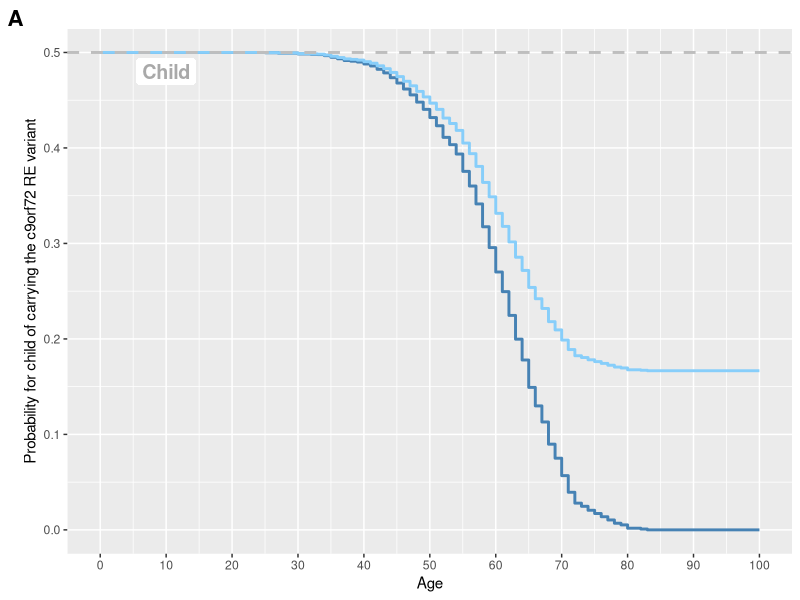
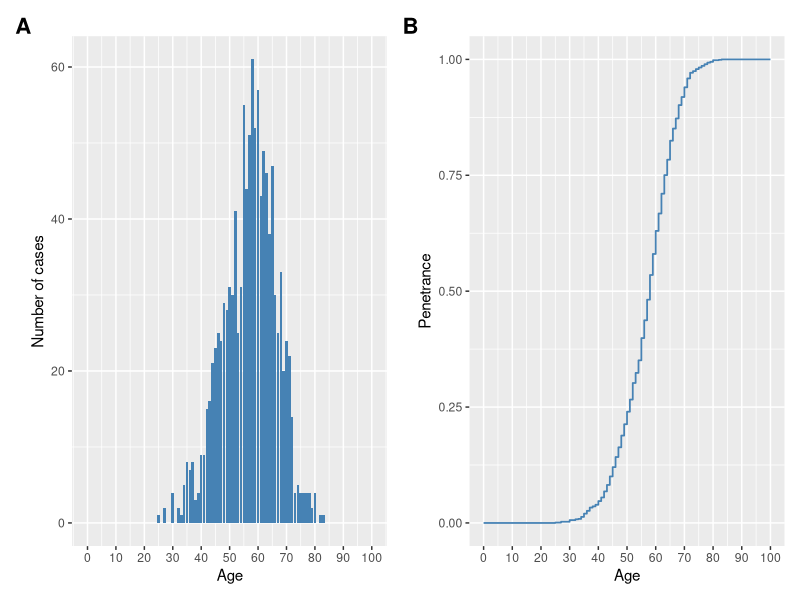
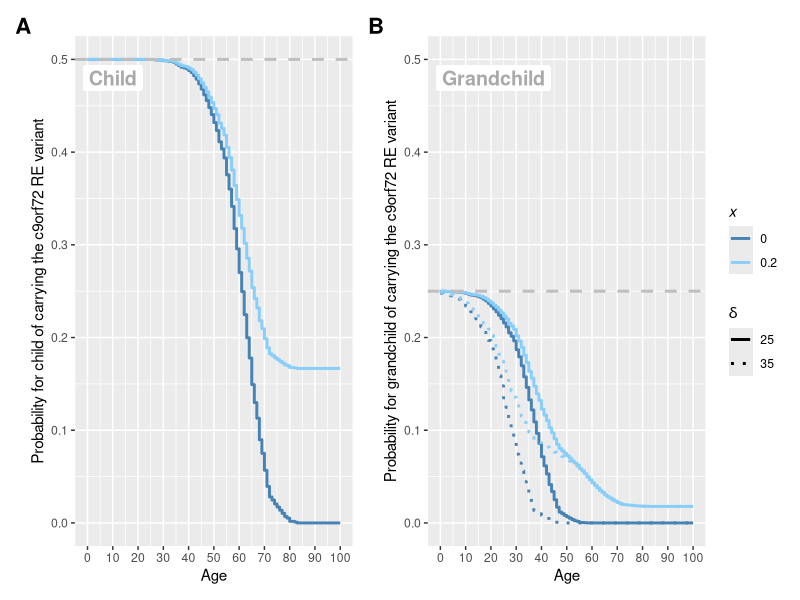
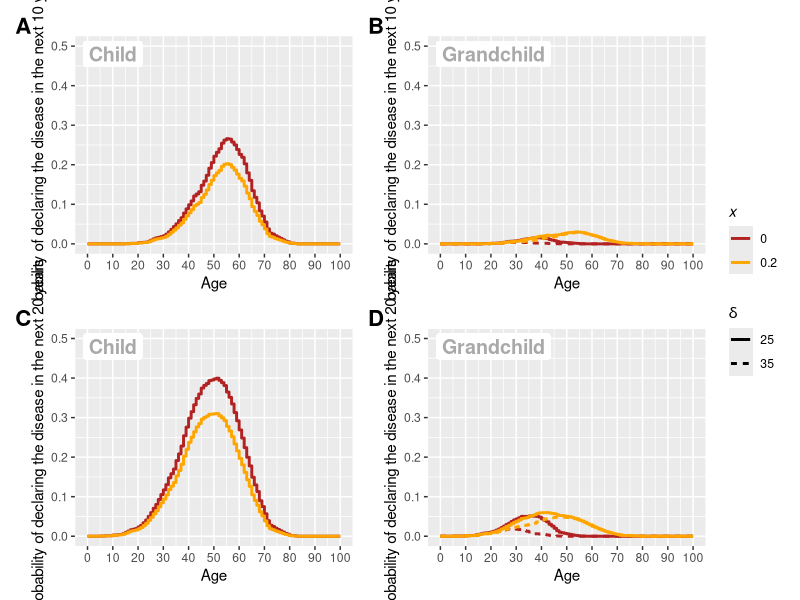

These charts were generated, in order, by the following R code:
## D de Vienne & DM de Vienne
## May 6th, 20025
## Code accompanying the article: Age-Based Risk Estimates for C9orf72RE-related Diseases: 
## Theoretical Developments and Added Value for Genetic Counselling.

require(ggplot2)
require(patchwork)

##################
## FORMAT DATA ###
##################

## Get and format data from Murphy et al. 2017 : "Age related penetrance of the C9orf72 repeat expansion. Scientific reports."
data <- read.csv("article/C9_Data.csv", sep=";", header=TRUE)

data_clean <- data[data$Event==1,] #remove the 23 patients without symptoms
data_clean <- data_clean[!is.na(data_clean$AgeofOnset),] #remove patient for which age of onset is missing

data_clean2 <- data_clean[!is.na(data_clean$Sex),] # remove patients for which sex is missing
data_clean_F <- data_clean2[data_clean2$Sex=="F",]
data_clean_M <- data_clean2[data_clean2$Sex=="M",]


## Prepara data frame 
prepare_df_onset <- function(cleandata) {
  ## Count cases per age
  min_age <- 0
  max_age <- 100
  ## Get the number of cases per age 
  age_onset <- sapply(min_age:max_age, function(x, onsets) sum(onsets == x), onsets = cleandata$AgeofOnset)

  ## Data frame for all computed data
  df_onset <- data.frame(Age = min_age:max_age, num = age_onset)

  ## Get Penetrance from the number of cases per age
  df_onset$cumsum <- cumsum(df_onset$num)
  df_onset$Penetrance <- df_onset$cumsum / (max(df_onset$cumsum)) #Penetrance
  df_onset
}

df_onset <- prepare_df_onset(data_clean)
df_onset_F <- prepare_df_onset(data_clean_F)
df_onset_M <- prepare_df_onset(data_clean_M)

# Save data frame for use in web application
write.csv(df_onset, "df_onset.csv", row.names = FALSE)

###############################
## PROBA. COMPUTATIONS      ###
###############################

### Probability of carrying the variant when healthy (pVWH)
# Child
pVWH_child <- function(x, pi_t) {
  pprime_t <- (1 - x) * pi_t
  result <- (1 - pprime_t) / (2 - pprime_t)
  result
}

# Grandchild
pVWH_grandchild <- function(x, pi_t2, pi_t1) {
  pprime_t1 <- (1 - x) * pi_t1
  pprime_t2 <- (1 - x) * pi_t2
  numerator <- (1 - pprime_t2)
  denominator <- 2 * ((2 - pprime_t1) / (1 - pprime_t1)) - pprime_t2
  result <- numerator / denominator
  result
}

### Probability of being affected at age t+n when unaffected at age t (pSICKn)
# Child
pSICKn_child <- function(x, pi_t, pi_t_n) { #pi_t_n is the penetrance at age t+n
  pprime_t <- (1 - x) * pi_t
  pprime_t_n <- (1 - x) * pi_t_n
  result <- (pprime_t_n -pprime_t)/(2-pprime_t)
  result
}

# Grandchild
pSICKn_grandchild <- function(x, pi_t2,pi_t2_n, pi_t1) { #pi_t2_n is the penetrance at age t2+n
  pprime_t1 <- (1 - x) * pi_t1
  pprime_t2 <- (1 - x) * pi_t2
  pprime_t2_n <- (1 - x) * pi_t2_n
  numerator <- (pprime_t2_n - pprime_t2)
  denominator <- 2 * ((2 - pprime_t1) / (1 - pprime_t1)) - pprime_t2
  result <- numerator / denominator
  result
}

#TEMP: we compute pMX, the proba, in the presence of the mutation, of being affected at age t+n when unaffected at age t for grandchild
pMX <- function(x, pi_t2, pi_t2_n) {
  pprime_t2 <- (1 - x) * pi_t2
  pprime_t2_n <- (1 - x) * pi_t2_n
  numerator <- (pprime_t2_n - pprime_t2)
  denominator <- 1 - pprime_t2
  result <- numerator / denominator
  result
}


################################
## COMPUTE PROBABILITIES  ######
## FROM MURPHY ET AL. DATA    ##
################################

## 1. CHILDREN - PROBABILITY OF CARRYING THE VARIANT WHEN HEALTHY
getPVWH_child <- function(df, xvals=seq(0, 1, by = 0.2)) {
  # Initialize empty data frame
  df_onset_expanded <- data.frame()
  for (x in xvals) {
      temp <- data.frame(Age = df$Age, x = x, 
      PvariantWhenHealthy = pVWH_child(x, df_onset$Penetrance))
      df_onset_expanded <- rbind(df_onset_expanded, temp)
  }
  df_onset_expanded
}

## 2. GRANDCHILDREN - PROBABILITY OF CARRYING THE VARIANT WHEN HEALTHY
getPVWH_grandchild <- function(df, xvals=seq(0, 1, by = 0.2), delta) { 
  # delta is the age difference between grandchild and its parent (child of the carrier)
  penetrance_delta <- c(df$Penetrance[(delta+1):length(df$Penetrance)],rep(1, delta))
  penetrances <- cbind(df$Penetrance, penetrance_delta) # Create a matrix with two columns: Penetrance at age t and Penetrance at age t+delta (HERE, AGE OF THE PARENT) 
  # Initialize empty data frame
  df_onset_expanded <- data.frame()
  for (x in xvals) {
    temp <- data.frame(Age=df$Age, x = x, delta=delta, 
    PvariantWhenHealthy = apply(penetrances, 1, function(k,x) pVWH_grandchild(x, k[1], k[2]),x=x))
    df_onset_expanded <- rbind(df_onset_expanded, temp)
  }
df_onset_expanded
}

## 3. CHILDREN - PROBABILITY OF GETTING SICK IN THE NEXT N YEARS
getpSICK_child <- function(df, xvals=seq(0, 1, by = 0.2), n) {
  # n is the number of years in the future to compute the probability of getting sick
  penetrance_n <- c(df$Penetrance[(n+1):length(df$Penetrance)],rep(1, n))
  penetrances <- cbind(df$Penetrance, penetrance_n) # Create a matrix with two columns: Penetrance at age t and Penetrance at age t+n
  # Initialize empty data frame
  df_onset_expanded <- data.frame()
  for (x in xvals) {
      temp <- data.frame(Age = df$Age, x = x, n=n,
      pSICK = apply(penetrances, 1, function(k,x) pSICKn_child(x, k[1], k[2]), x=x))
      df_onset_expanded <- rbind(df_onset_expanded, temp)
  }
  df_onset_expanded
}

## 4. GRANDCHILDREN - PROBABILITY OF GETTING SICK IN THE NEXT N YEARS
getpSICK_grandchild <- function(df, xvals=seq(0, 1, by = 0.2), n, delta) {
  # delta is the age difference between grandchild and its parent (child of the carrier)
  # n is the number of years in the future to compute the probability of getting sick for the grandchild
  penetrance_delta <- c(df$Penetrance[(delta+1):length(df$Penetrance)],rep(1, delta))  
  penetrance_n <- c(df$Penetrance[(n+1):length(df$Penetrance)],rep(1, n))
  penetrances <- cbind(df$Penetrance, penetrance_n, penetrance_delta) # Create a matrix with two columns: Penetrance at age t and Penetrance at age t+n
  # Initialize empty data frame
  df_onset_expanded <- data.frame()
  for (x in xvals) {
      temp <- data.frame(Age = df$Age, x = x, n=n,
      pSICK = apply(penetrances, 1, function(k,x) pSICKn_grandchild(x, k[1], k[2], k[3]), x = x))
      df_onset_expanded <- rbind(df_onset_expanded, temp)
  }
  df_onset_expanded
}

#####################
## PLOT THE DATA ####
#####################

####  FIGURE 1  #####
## 1A: number of cases per age
f1 <- ggplot(df_onset, aes(x = Age, y = num)) +
  geom_col(fill = "steelblue") +
  scale_x_continuous(breaks = seq(0, max(df_onset$Age), by = 10)) +
  ylab("Number of cases") +
  theme(plot.tag = element_text(size = 16, face = "bold")) + 
  labs(tag = "A")

## 1B: Penetrance
f2 <- ggplot(df_onset, aes(x = Age, y = Penetrance)) +
  geom_step(color = "steelblue", lwd = 0.6) +
  scale_x_continuous(breaks = seq(0, max(df_onset$Age), by = 10)) +
  ylab("Penetrance") +
  theme(plot.tag = element_text(size = 16, face = "bold")) +
  labs(tag = "B")

## Combine and save to pdf
pdf("fig1.pdf", width=12)
f1 + f2
dev.off()

##### FIGURE 2 #####
# Set colors
colors <- c(
  "0"   = "#4682b4",    # deep blue
  "0.2" = "#87CEFA"
  #87CEFA      # medium blue-purple
)

## A. Probability of carrying the variant when healthy for various x - CHILDS
df_pvwh_child <- getPVWH_child(df_onset, xvals = c(0,0.2))
p1 <- ggplot(df_pvwh_child, aes(x = Age, y = PvariantWhenHealthy, color = factor(x))) +
  geom_step(linewidth=1) +
  geom_hline(yintercept = 0.5, linetype = "dashed", color = "grey", linewidth=1) +
  labs(y = "Probability for child of carrying the c9orf72 RE variant", color = "x") +
  scale_size_manual(values = c("TRUE" = 1, "FALSE" = 0.6), guide = "none") +
  scale_color_manual(values = colors) + 
  scale_x_continuous(breaks = seq(0, max(df_onset$Age), by = 10)) +
  labs(color = expression(italic(x))) +
  theme(plot.tag = element_text(size = 16, face = "bold"), legend.position = "none") + 
  ylim(0, 0.5) +
  labs(tag = "A") + 
  annotate("label", x = 10, y = 0.48, label = "Child", size = 5, fontface = "bold", fill = "white", color = "darkgrey", label.size = 0)
p1
## B. Probability of carrying the variant when healthy for various x - GRANDCHILDS
df_pvwh_grandchild <- getPVWH_grandchild(df_onset, xvals = c(0, 0.2), delta = 25)
df_pvwh_grandchild$delta <- "25"

df_pvwh_grandchild2 <- getPVWH_grandchild(df_onset, xvals = c(0, 0.2), delta = 35)
df_pvwh_grandchild2$delta <- "35"

# Combine the two dataframes
df_grandchild_all <- rbind(df_pvwh_grandchild, df_pvwh_grandchild2)

p2 <- ggplot(df_grandchild_all, aes(x = Age, y = PvariantWhenHealthy, 
                                    color = factor(x), linetype = delta)) +
  geom_step(linewidth = 1) +
  geom_hline(yintercept = 0.25, linetype = "dashed", color = "grey", linewidth = 1) +
  labs(y = "Probability for grandchild of carrying the c9orf72 RE variant", 
       color = expression(italic(x)), 
       linetype = expression(italic(delta))) +
  scale_color_manual(values = colors) +
  scale_linetype_manual(values = c("25" = "solid", "35" = "dotted")) +
  scale_x_continuous(breaks = seq(0, max(df_onset$Age), by = 10)) +
  theme(plot.tag = element_text(size = 16, face = "bold")) +
  ylim(0, 0.5) +
  labs(tag = "B") + 
  annotate("label", x = 21, y = 0.48, label = "Grandchild", size = 5, fontface = "bold", fill = "white", color = "darkgrey", label.size = 0)

pdf("fig2.pdf", width=12)
(p1 | p2) + plot_layout(guides = "collect") & theme(legend.position = "right")
dev.off()



##### FIGURE 3 #####
# Set colors
colors2 <- c(
  "0"   = "firebrick",
  "0.2" = "orange"
)

PrepareFigure3 <- function(N, tags=c("A","B")) {
  ## A. Probability of declaring the disease in next n years - CHILDS
  df_psick_child <- getpSICK_child(df_onset, xvals = c(0,0.2), n=N)
  p1 <- ggplot(df_psick_child, aes(x = Age, y = pSICK, color = factor(x))) +
    geom_step(linewidth=1) +
    labs(y =paste("Probability of declaring the disease in the next",N,"years"), color = expression(italic(x))) +
    scale_size_manual(values = c("TRUE" = 1, "FALSE" = 0.6), guide = "none") +
    scale_color_manual(values = colors2) + 
    scale_x_continuous(breaks = seq(0, max(df_onset$Age), by = 10)) +
    labs(color = expression(italic(x))) +
    theme(plot.tag = element_text(size = 16, face = "bold")) + 
    ylim(0, 0.5) +
    labs(tag = tags[1]) + 
    annotate("label", x = 10, y = 0.48, label = "Child", size = 5, fontface = "bold", fill = "white", color = "darkgrey", label.size = 0)
  ## A. Probability of declaring the disease in next n years - GRANDCHILDS

  df_psick_grandchild <- getpSICK_grandchild(df_onset, xvals = c(0,0.2), n=N, delta = 25)
  df_psick_grandchild$delta <- "25"
  df_psick_grandchild2 <- getpSICK_grandchild(df_onset, xvals = c(0,0.2), n=N, delta=35)
  df_psick_grandchild2$delta <- "35"
  df_psick_grandchild_all <- rbind(df_psick_grandchild, df_psick_grandchild2)
  p2 <- ggplot(df_psick_grandchild_all, aes(x = Age, y = pSICK, color = factor(x), linetype=delta)) +
    geom_step(linewidth=1) +
    labs(y = paste("Probability of declaring the disease in the next",N,"years"), color = expression(italic(x)), linetype = expression(italic(delta))) +
    scale_size_manual(values = c("TRUE" = 1, "FALSE" = 0.6), guide = "none") +
    scale_color_manual(values = colors2) + 
    scale_x_continuous(breaks = seq(0, max(df_onset$Age), by = 10)) +
    labs(color = expression(italic(x))) +
    theme(plot.tag = element_text(size = 16, face = "bold")) + 
    ylim(0, 0.5) +
    labs(tag = tags[2]) + 
    annotate("label", x = 21, y = 0.48, label = "Grandchild", size = 5, fontface = "bold", fill = "white", color = "darkgrey", label.size = 0)

  return(list(p1 = p1, p2 = p2))
}

row1 <- PrepareFigure3(10, tags=c("A","B"))
row2 <- PrepareFigure3(20, tags=c("C","D"))

pdf("fig3.pdf", width=12, height = 12)
((row1$p1 | row1$p2)/(row2$p1 | row2$p2)) + plot_layout(guides = "collect") & theme(legend.position = "right")
dev.off()


